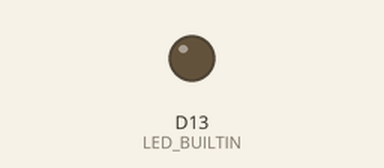
Bench run of a sketch on a simulated Arduino Nano 33 IoT. On the bench: output pins drawn as LEDs (lit = HIGH).

Above: at 0.0 s.
At 32.4 s:
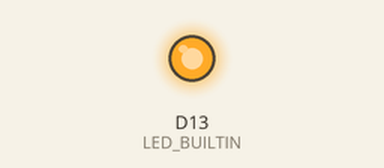
Timing chart, 0 to 35.1 s (numbered marks = the images above):
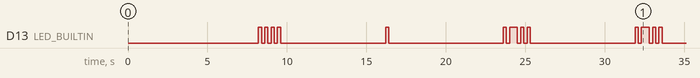

The sketch:

m1code.ino
```cpp
#include <Arduino_LSM6DS3.h>

void setup() {
  // put your setup code here, to run once:
  pinMode(LED_BUILTIN, OUTPUT);
  Serial.begin(9600);
}

// Constants
const int DOT_DUR = 200;   // Duration of a dot
const int DASH_DUR = 500;  // Duration of a dash
const int ELE_SPACING = 200;  // Spacing between dots and dashes
const int CHAR_SPACING = 800;  // Spacing between characters
const int WORD_SPACING = 1000;  // Spacing between words

int length = 10;
String morseCode[] = {"/", "....", ".", ".-..", ".-..", "---", "/", "..", "--","..-"};


void loop() {
  for (int i = 0; i < length; i++) {
    String currChar = morseCode[i];
    for (int j = 0; j < sizeof(currChar); j++) {

      char dotdashSpace = currChar.charAt(j);

      if (dotdashSpace == '.') {
        digitalWrite(LED_BUILTIN, HIGH);
        delay(DOT_DUR);

      } else if (dotdashSpace == '-') {
        digitalWrite(LED_BUILTIN, HIGH);
        delay(DASH_DUR);

      } else if (dotdashSpace == '/') {
        delay(WORD_SPACING);
      }

      digitalWrite(LED_BUILTIN, LOW);
      delay(ELE_SPACING);
    }

    delay(CHAR_SPACING);
  }
}
```

Measured:
- by itself, D13 (LED_BUILTIN): LOW → HIGH at 8.2 s, → LOW 0.20 s later, → HIGH 0.20 s later, → LOW 0.20 s later, … (26 changes in this stretch)
